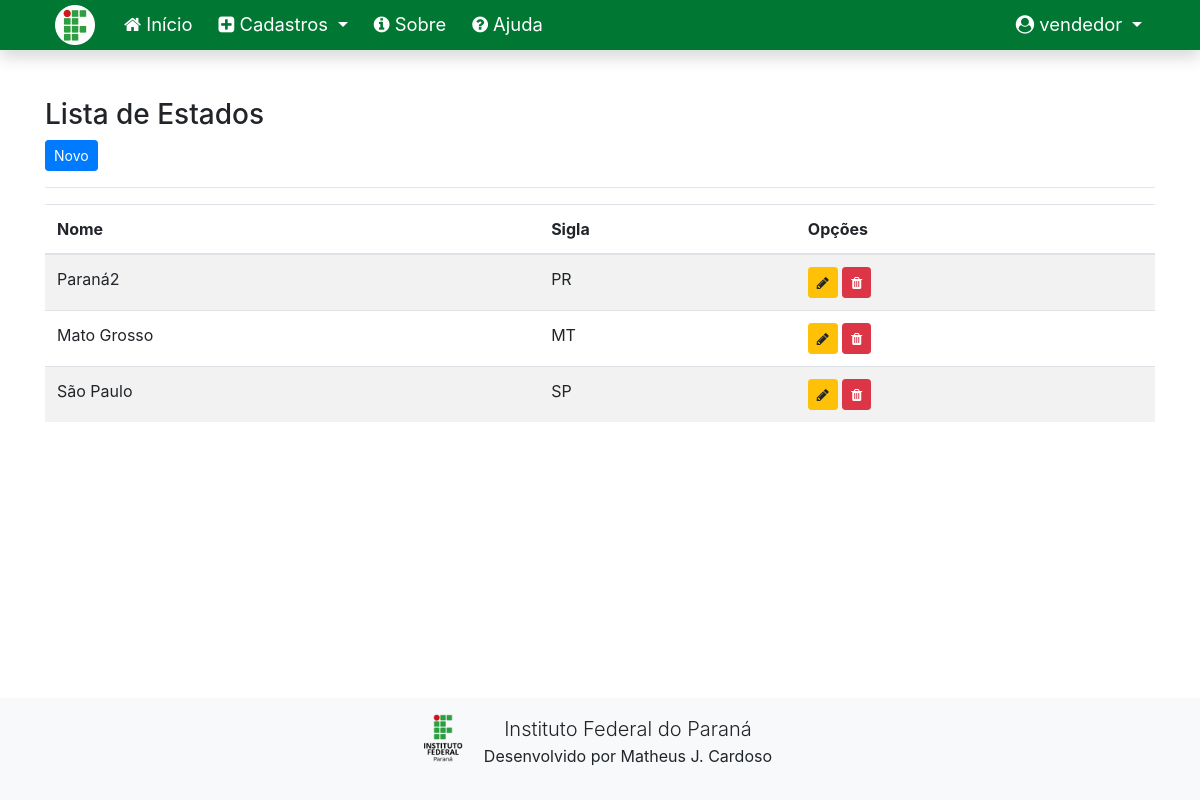
Before: /listar/estado (signed in) with the older database file.
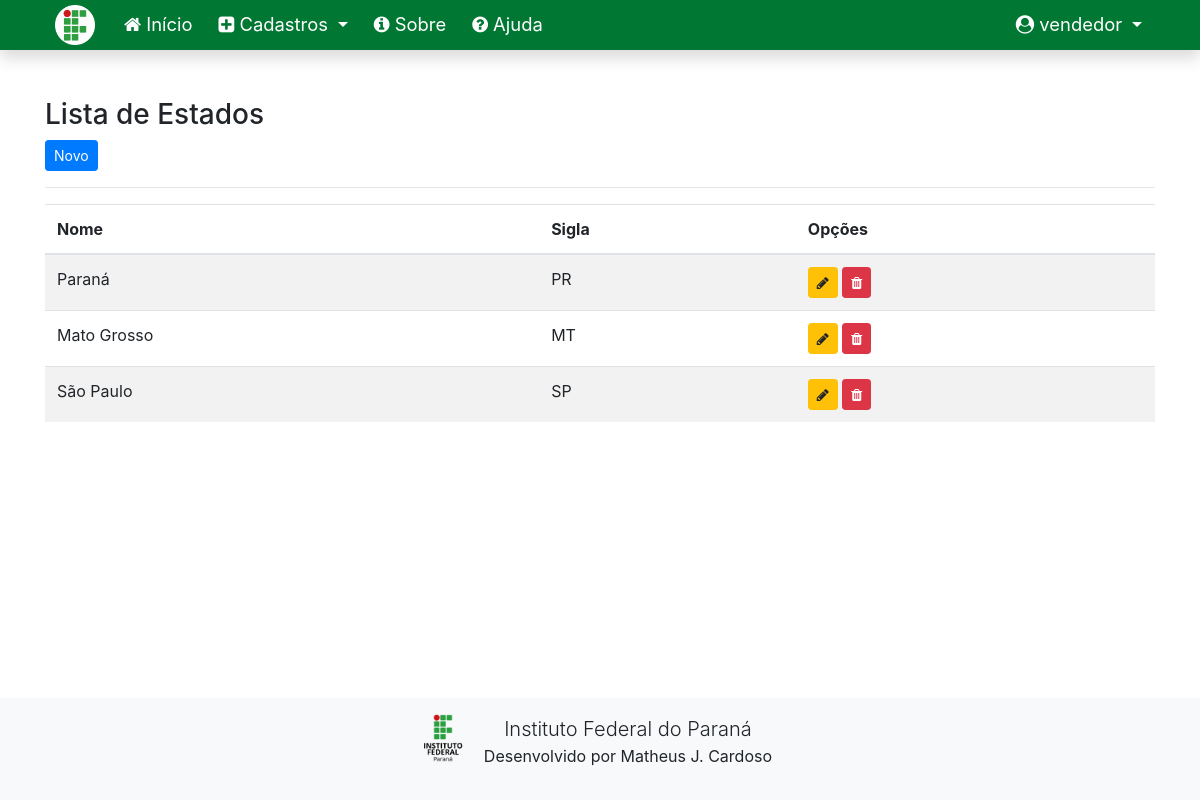
After: the same page with the newer database file.
### cadastros/models.py (models this page shows, shortened)
class Estado(models.Model):
    nome = models.CharField(max_length=50)
    sigla = models.CharField(max_length=2)

### cadastros/views.py (the view)
# urls.py: path('listar/estado', EstadoList.as_view(), name='listar-estado'),
class EstadoList(GroupRequiredMixin, LoginRequiredMixin, ListView):
    login_url = reverse_lazy('login')
    group_required = u"Administrador"
    model = Estado
    template_name = 'cadastros/listas/estado.html'

### cadastros/templates/cadastros/listas/estado.html (shortened to what this page needs)
{% extends 'paginas/modelo.html' %}
{% load static %}
{% block conteudo %}
<h3>Lista de Estados</h3>
<a href="{% url 'cadastros-estado' %}" class="btn btn-primary btn-sm">Novo</a>
<hr>
<div class="table-responsive">
    <table class="table table-striped" id="tabela-listar">
        <thead>
            <tr>
                <th>Nome</th>
                <th>Sigla</th>
                <th>Opções</th>
            </tr>
        </thead>
        <tbody>
            {% for estado in object_list %}
            <tr>
                <td>{{ estado.nome }}</td>
                <td>{{ estado.sigla }}</td>
                <td>
                    <a href="{% url 'editar-estado' estado.pk %}" class="btn btn-warning btn-sm">
                        <i class="fa fa-pencil" aria-hidden="true"></i>
                    </a>
                    <a href="{% url 'excluir-estado' estado.pk %}" class="btn btn-danger btn-sm">
                        <i class="fa fa-trash" aria-hidden="true"></i>
                    </a>
                </td>
            </tr>
            {% empty %}
            <tr>
                <td colspan="3">Nenhum estado cadastrado.</td>
            </tr>
            {% endfor %}
        </tbody>
    </table>
</div>
{% endblock %}

Changed rows visible on the page:
changed Estado "PR": nome "Paraná2" → "Paraná"
